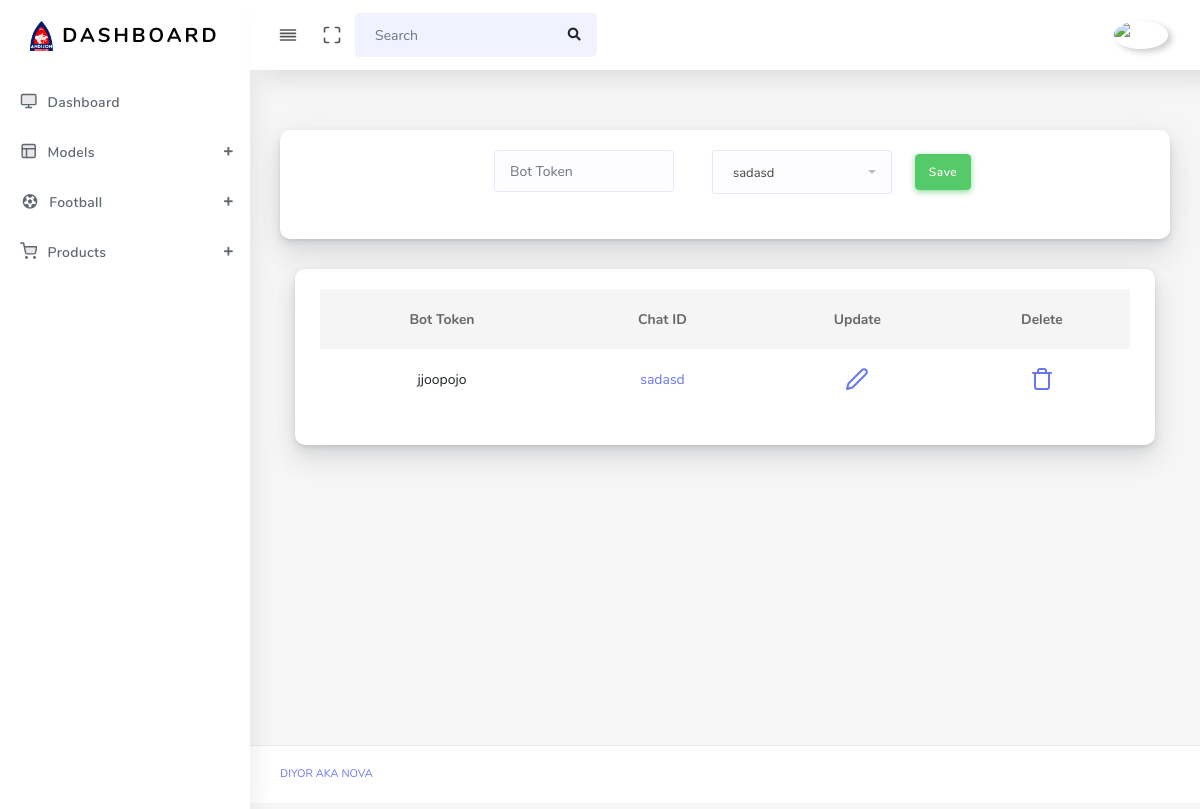
Page /telegram/ (signed in) on the committed database.
### main/models.py (models this page shows)
class Chat(models.Model):  # done
    chat = models.CharField(max_length=1000)

class Telegram(models.Model):  # done
    bot_token = models.CharField(max_length=1000)
    chat = models.ManyToManyField(Chat)

### main/views.py (the view, shortened to what this page needs)
# urls.py: path('telegram/', telegram_view, name='telegram'),
@login_required(login_url='login')
def telegram_view(request):
    context = {
        'telegram': Telegram.objects.all(),
        'chat': Chat.objects.all()
    }
    return render(request, 'telegram.html', context)

### templates/telegram.html (shortened to what this page needs)
{% extends 'base.html' %}
{% block content %}
<main class="main-content">
    <div class="section-body">
        <div class="row">
            <div class="col-lg-12">
                <div class="card">
                    <div class="card-body">
                        <form action="{% url 'telegram' %}" method="post" style="display:flex; justify-content: center;">
                            <div class="form-group col-3 mr-2">
                                <input type="text" name="token" placeholder="Bot Token" class="form-control">
                            </div>
                            <div class="form-group col-3 mr-2">
                                <select class="form-control selectric" name="chat" multiple="">
                                    {% for i in chat %}
                                        <option value="{{ i.id }}">{{ i.chat }}</option>
                                    {% endfor %}
                                </select>
                            </div>
                            <div class="form-group mt-1 player-input">
                                <button class="btn btn-success">Save</button>
                            </div>
                        </form>
                    </div>
                </div>
            </div>
        </div>
    </div>
    <div class="col-12 col-md-12 col-lg-12">
        <div class="card">
            <div class="card-body">
                <table class="table table-hover" style="text-align: center">
                    <thead>
                        <tr>
                            <th scope="col">Bot Token</th>
                            <th scope="col">Chat ID</th>
                            <th scope="col">Update</th>
                            <th scope="col">Delete</th>
                        </tr>
                    </thead>
                    <tbody>
                        {% for i in telegram %}
                            <tr>
                                <td>{{ i.bot_token }}</td>
                                <td><a href="{% url 'get-chat' i.id %}">{{ i.chat.first.chat }}</a></td>
                                <td><a href="{% url 'update-telegram' i.id %}"><i class="align-middle" data-feather="edit-2"></i></a></td>
                                <td><a href="{% url 'delete-telegram' i.id %}"><i class="align-middle" data-feather="trash"></i></a></td>
                            </tr>
                        {% endfor %}
                    </tbody>
                </table>
            </div>
        </div>
    </div>
</main>
{% endblock %}

### rows in the picture
Chat: chat "sadasd"
Telegram: bot_token "jjoopojo", chat.first.chat "sadasd"
